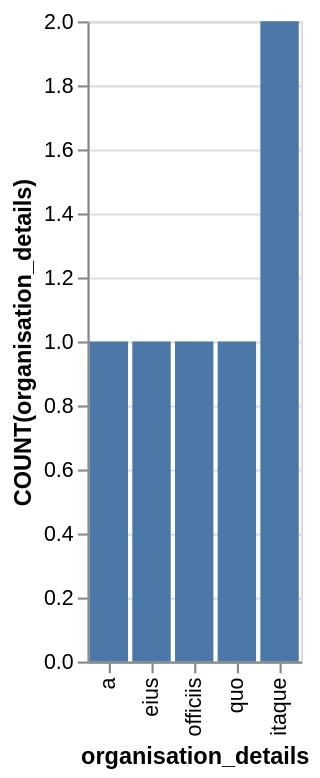

Here is the Vega-Lite specification saved for this chart:
### Vega-Lite specification from a JSON file in a GitHub repository (floating-point values rounded to 4 significant figures)
{"data": {"values": [{"x_data": "a", "y_data": 1}, {"x_data": "eius", "y_data": 1}, {"x_data": "officiis", "y_data": 1}, {"x_data": "quo", "y_data": 1}, {"x_data": "itaque", "y_data": 2}]}, "mark": "bar", "encoding": {"x": {"field": "x_data", "type": "nominal", "title": "organisation_details", "sort": {"op": "sum", "field": "y_data", "order": "ascending"}}, "y": {"field": "y_data", "type": "quantitative", "title": "COUNT(organisation_details)"}}}
